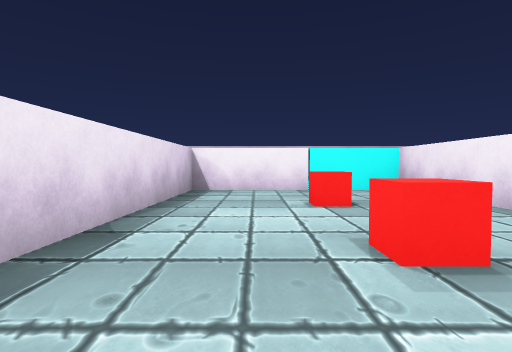
view 1 (above)

21 first-person views from a walk through a Unity game level. The camera is 0.57 m above the floor, tilts 2° down and sees 80° across. The floor is counted in squares, 1 m on a side. Each view is taken from the middle of a square. On the plan, view 1 faces up. The plan holds only what a view shows up to about 9 squares ahead; the rest is blank. The player is left out.

view 2
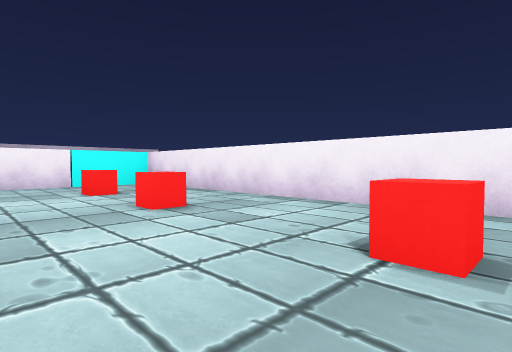

view 3
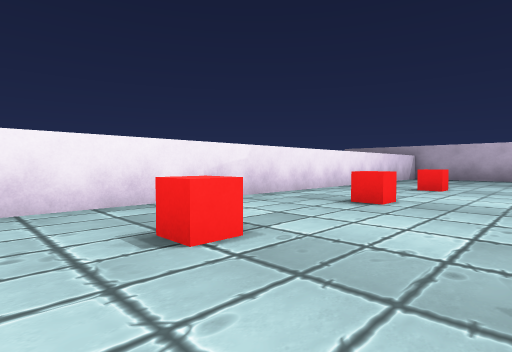

view 4
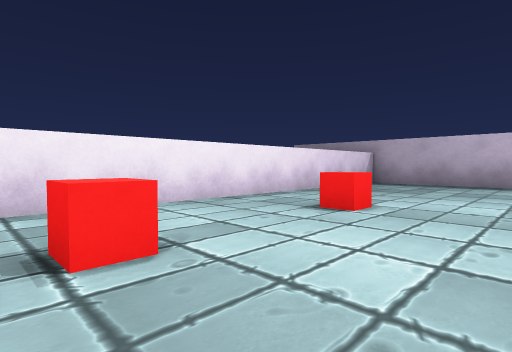

view 5
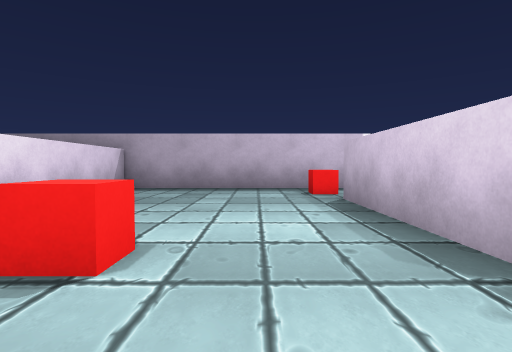

view 6
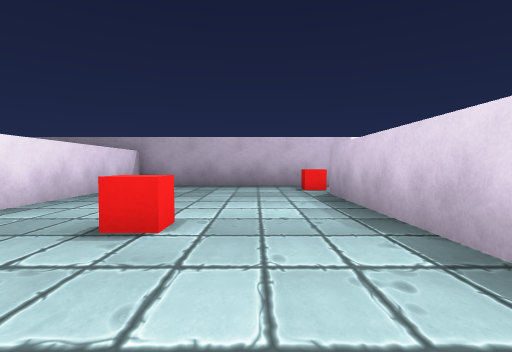

view 7
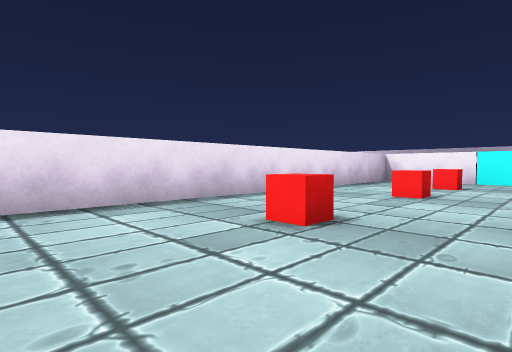

view 8
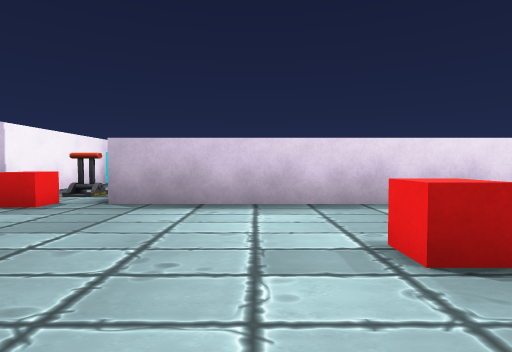

view 9
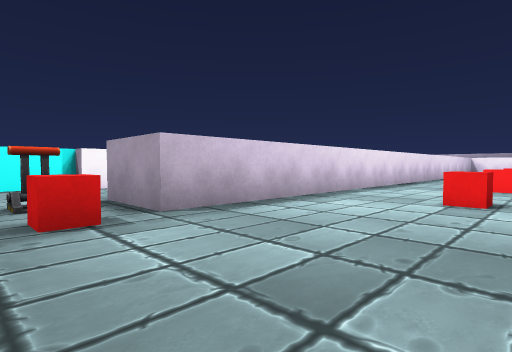

view 10
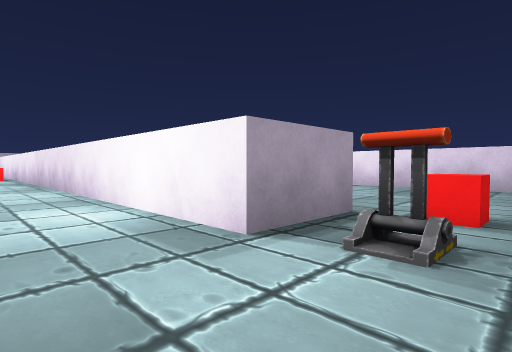

view 11
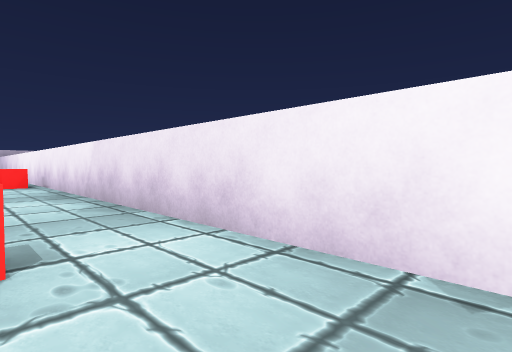

view 12
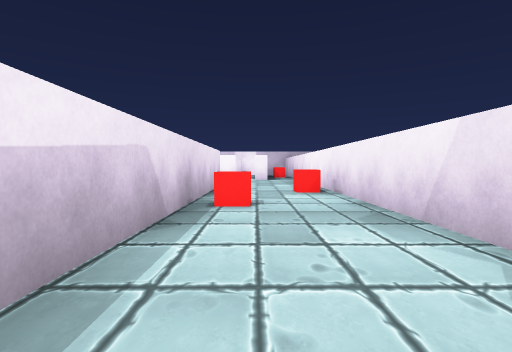

view 13
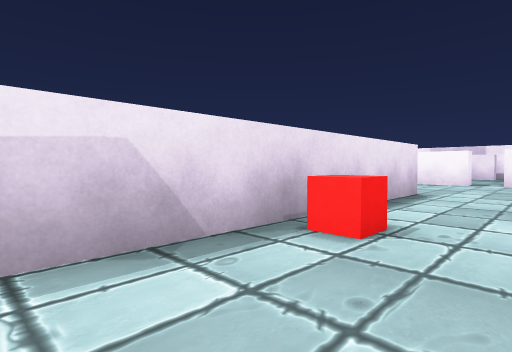

view 14
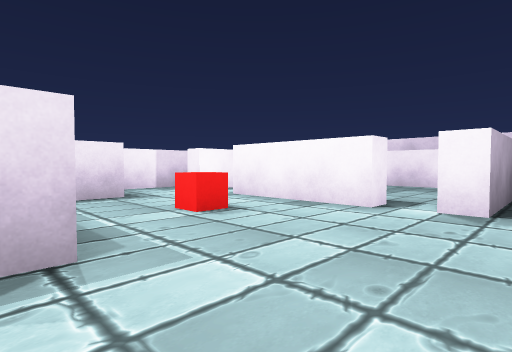

view 15
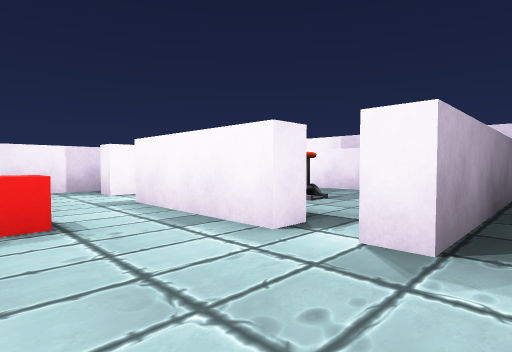

view 16
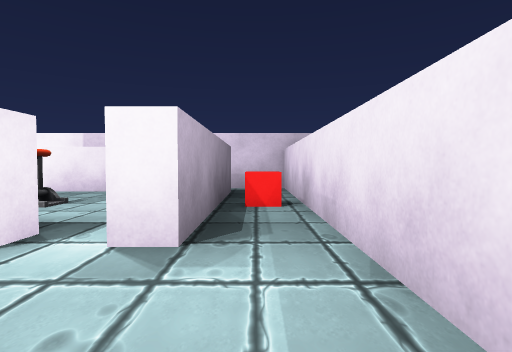

view 17
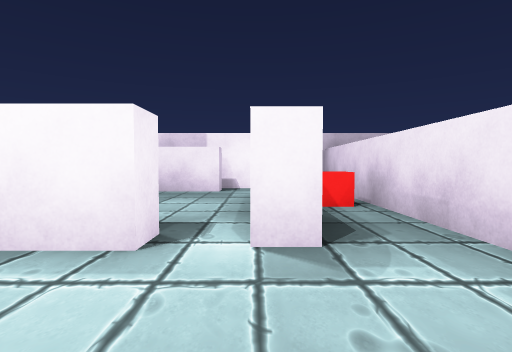

view 18
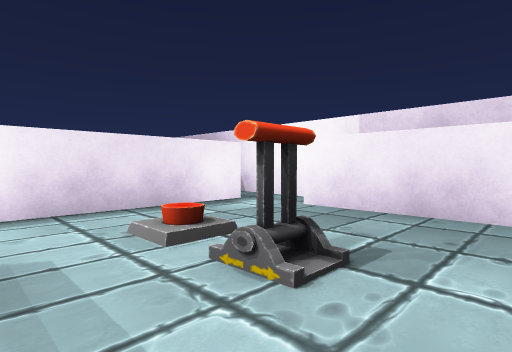

view 19
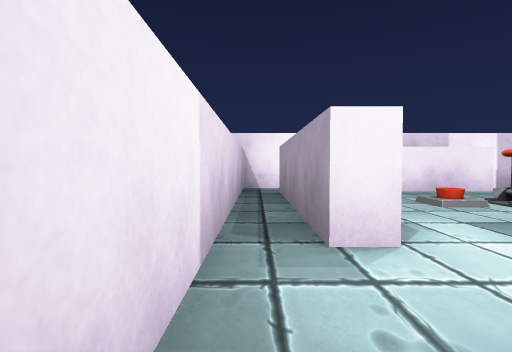

view 20
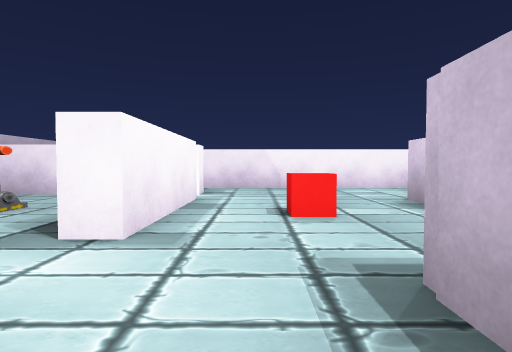

view 21
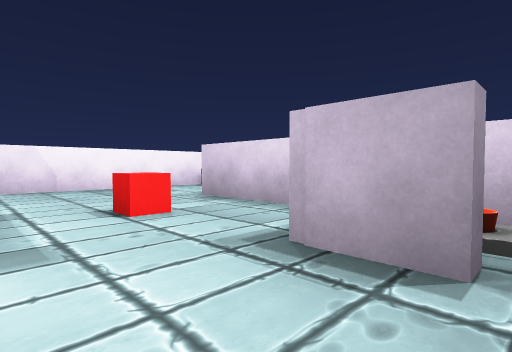

### Floor plan
Points are (right, up) in squares from view 1. A wall is a line through its corners. A room is listed if a view was taken in it or the views show most of it. See-through windows are left out.
Room 1 (views 1, 2, 3, 4, 5, 6, 7, 8, 9)
walls: (-3.6, -13.7) (3.3, -13.7) (3.3, 7) (-1.5, 7) (-1.5, -11.2) (-3.3, -11.2)
ways out: opening at (-2.5, -12.5) to room 2
objects: other object (-3, -12); red cube (-1, -12); red cube (1, -8); red cube (1, -5); red cube (1, -1); red cube (1, 2); red cube (1, 4)
Room 2 (views 10, 11, 12, 13, 14, 15, 16, 17)
walls: (-8.2, 3.5) (-6, 3.5) (-6, -3.9); (-6, -10.1) (-6, -10.8) (-6.5, -10.8) (-6.5, -12.4); (-9.5, 5.2) (-9.5, 4.4); (-4.5, 7) (-5.1, 7); (-5.8, 7) (-8.7, 7); (-3.3, -11.2) (-3.3, 6.4); (-6, -13.7) (-3.6, -13.7)
ways out: opening at (-2.5, -12.5) to room 1; opening at (-9, 6) to room 3; gap at (-6, 7) to room 3; opening at (-4, 7) to room 5
objects: red cube (-7, 5); red cube (-5, -6); red cube (-5, -1); red cube (-4, 2)
Room 3 (view 18)
walls: (-10, 11.6) (-10, 7) (-10.5, 7); (-5.8, 11.7) (-8.8, 11.7); (-9.2, 12.6) (-11.3, 12.6); (-5, 9.9) (-5, 11); (-8.7, 7) (-8.7, 7.6); (-10.8, 5.2) (-9.5, 5.2)
low walls: (-7.9, 9.5) (-7.9, 9) (-8.5, 9)
ways out: opening at (-9, 6) to room 2; gap at (-6, 7) to room 2; opening at (-10, 6.5) to room 4; opening at (-10, 12) to room 4
objects: other object (-7, 9)
Room 4 (views 19, 20, 21)
walls: (-10.5, 7) (-10.5, 11.5); (-11.3, 12.6) (-11.3, 5.2)
ways out: opening at (-10, 6.5) to room 3; opening at (-10, 12) to room 3
Room 5 (no view inside)
walls: (-4.5, 11.5) (-4.5, 7); (-5.8, 12.1) (-5.8, 11.7); (-5.8, 7.6) (-5.8, 7); (-3.3, 6.4) (-3.3, 12.6) (-5.9, 12.6)
ways out: opening at (-4, 7) to room 2
objects: red cube (-4, 9)

Where each view was taken, in squares from view 1:
view 1: 0 up, 0 right, facing up
view 2: 2 down, 1 left, facing up-right
view 3: 0 up, 1 left, facing down-right
view 4: 4 down, 1 left, facing down-right
view 5: 6 down, 0 right, facing down
view 6: 5 down, 0 right, facing down
view 7: 4 down, 3 right, facing up-left
view 8: 9 down, 3 right, facing left
view 9: 13 down, 2 right, facing up-left
view 10: 13 down, 5 left, facing up-right
view 11: 8 down, 5 left, facing up-right
view 12: 5 down, 5 left, facing up
view 13: 3 down, 4 left, facing up-left
view 14: 3 up, 4 left, facing up-left
view 15: 5 up, 4 left, facing up-left
view 16: 5 up, 4 left, facing up
view 17: 5 up, 5 left, facing up
view 18: 8 up, 6 left, facing up-left
view 19: 5 up, 11 left, facing up
view 20: 6 up, 11 left, facing right
view 21: 7 up, 11 left, facing down-right
